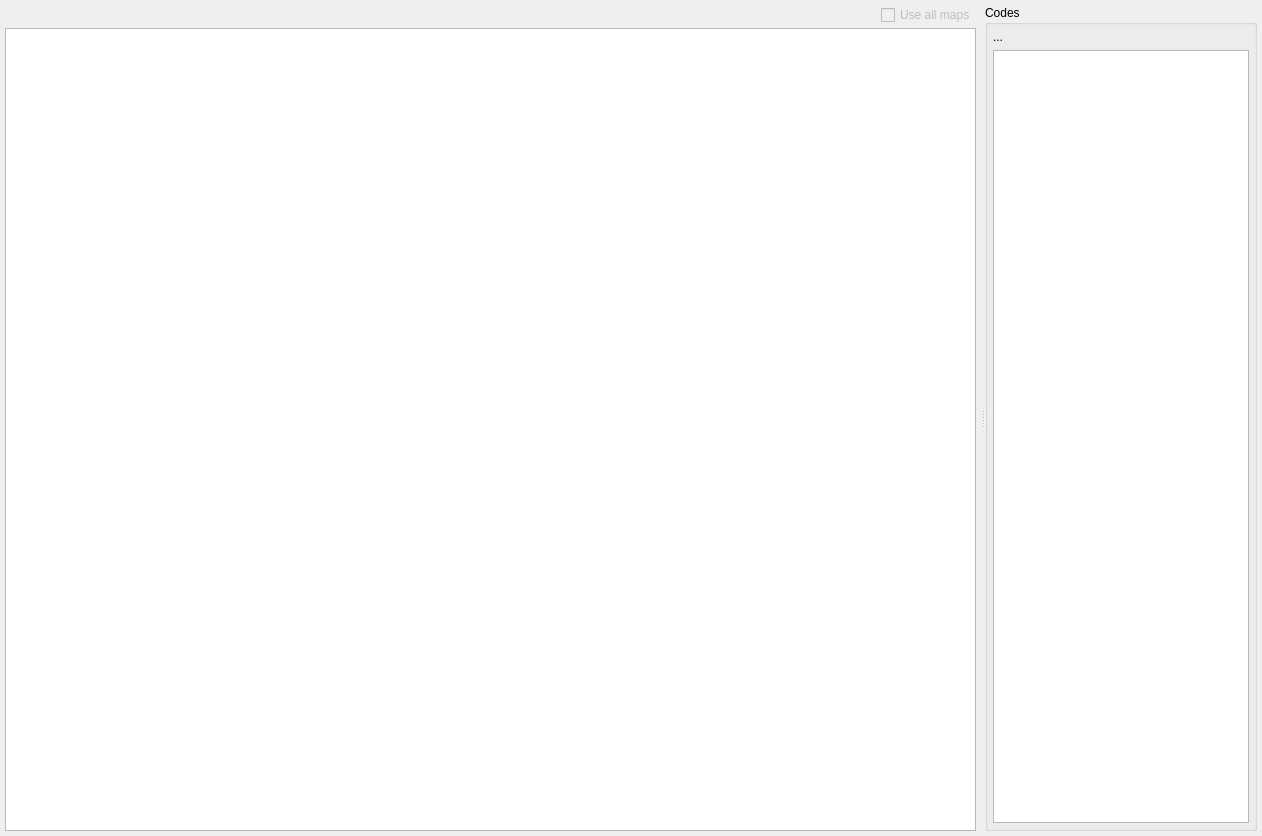
<?xml version="1.0" encoding="UTF-8"?>
<ui version="4.0">
 <class>ClassesWidget</class>
 <widget class="QWidget" name="ClassesWidget">
  <property name="geometry">
   <rect>
    <x>0</x>
    <y>0</y>
    <width>1262</width>
    <height>836</height>
   </rect>
  </property>
  <property name="sizePolicy">
   <sizepolicy hsizetype="Expanding" vsizetype="Expanding">
    <horstretch>0</horstretch>
    <verstretch>0</verstretch>
   </sizepolicy>
  </property>
  <property name="windowTitle">
   <string>Form</string>
  </property>
  <layout class="QVBoxLayout" name="verticalLayout_2">
   <property name="spacing">
    <number>5</number>
   </property>
   <property name="leftMargin">
    <number>5</number>
   </property>
   <property name="topMargin">
    <number>5</number>
   </property>
   <property name="rightMargin">
    <number>5</number>
   </property>
   <property name="bottomMargin">
    <number>5</number>
   </property>
   <item>
    <widget class="qf::qmlwidgets::Splitter" name="splitter">
     <property name="orientation">
      <enum>Qt::Orientation::Horizontal</enum>
     </property>
     <widget class="QFrame" name="frame">
      <property name="sizePolicy">
       <sizepolicy hsizetype="Preferred" vsizetype="Preferred">
        <horstretch>4</horstretch>
        <verstretch>0</verstretch>
       </sizepolicy>
      </property>
      <layout class="QVBoxLayout" name="verticalLayout">
       <property name="spacing">
        <number>3</number>
       </property>
       <property name="leftMargin">
        <number>0</number>
       </property>
       <property name="topMargin">
        <number>0</number>
       </property>
       <property name="rightMargin">
        <number>5</number>
       </property>
       <property name="bottomMargin">
        <number>0</number>
       </property>
       <item>
        <layout class="QHBoxLayout" name="horizontalLayout">
         <property name="spacing">
          <number>0</number>
         </property>
         <property name="topMargin">
          <number>0</number>
         </property>
         <item>
          <widget class="qf::qmlwidgets::TableViewToolBar" name="tblClassesTB" native="true">
           <property name="sizePolicy">
            <sizepolicy hsizetype="MinimumExpanding" vsizetype="Preferred">
             <horstretch>0</horstretch>
             <verstretch>0</verstretch>
            </sizepolicy>
           </property>
          </widget>
         </item>
         <item>
          <widget class="QCheckBox" name="chkUseAllMaps_NIY">
           <property name="enabled">
            <bool>false</bool>
           </property>
           <property name="sizePolicy">
            <sizepolicy hsizetype="Preferred" vsizetype="Fixed">
             <horstretch>0</horstretch>
             <verstretch>0</verstretch>
            </sizepolicy>
           </property>
           <property name="toolTip">
            <string>This feature is not implemented in QE3</string>
           </property>
           <property name="text">
            <string>Use all maps</string>
           </property>
          </widget>
         </item>
        </layout>
       </item>
       <item>
        <widget class="ClassesTableView" name="tblClasses"/>
       </item>
      </layout>
     </widget>
     <widget class="QGroupBox" name="groupBox_4">
      <property name="sizePolicy">
       <sizepolicy hsizetype="Preferred" vsizetype="Preferred">
        <horstretch>0</horstretch>
        <verstretch>0</verstretch>
       </sizepolicy>
      </property>
      <property name="title">
       <string>Codes</string>
      </property>
      <layout class="QVBoxLayout" name="verticalLayout_4">
       <property name="spacing">
        <number>3</number>
       </property>
       <property name="leftMargin">
        <number>5</number>
       </property>
       <property name="topMargin">
        <number>5</number>
       </property>
       <property name="rightMargin">
        <number>5</number>
       </property>
       <property name="bottomMargin">
        <number>5</number>
       </property>
       <item>
        <widget class="QLabel" name="lblCourseCodes">
         <property name="text">
          <string>...</string>
         </property>
        </widget>
       </item>
       <item>
        <widget class="qf::qmlwidgets::TableViewToolBar" name="tblCourseCodesTB" native="true"/>
       </item>
       <item>
        <widget class="qf::qmlwidgets::TableView" name="tblCourseCodes"/>
       </item>
      </layout>
     </widget>
    </widget>
   </item>
  </layout>
 </widget>
 <customwidgets>
  <customwidget>
   <class>qf::qmlwidgets::TableView</class>
   <extends>QTableView</extends>
   <header location="global">qf/qmlwidgets/tableview.h</header>
  </customwidget>
  <customwidget>
   <class>qf::qmlwidgets::TableViewToolBar</class>
   <extends>QWidget</extends>
   <header location="global">qf/qmlwidgets/tableviewtoolbar.h</header>
   <container>1</container>
  </customwidget>
  <customwidget>
   <class>qf::qmlwidgets::Splitter</class>
   <extends>QSplitter</extends>
   <header location="global">qf/qmlwidgets/splitter.h</header>
   <container>1</container>
  </customwidget>
  <customwidget>
   <class>ClassesTableView</class>
   <extends>QTableView</extends>
   <header location="global">plugins/Classes/src/classestableview.h</header>
  </customwidget>
 </customwidgets>
 <resources/>
 <connections/>
</ui>
